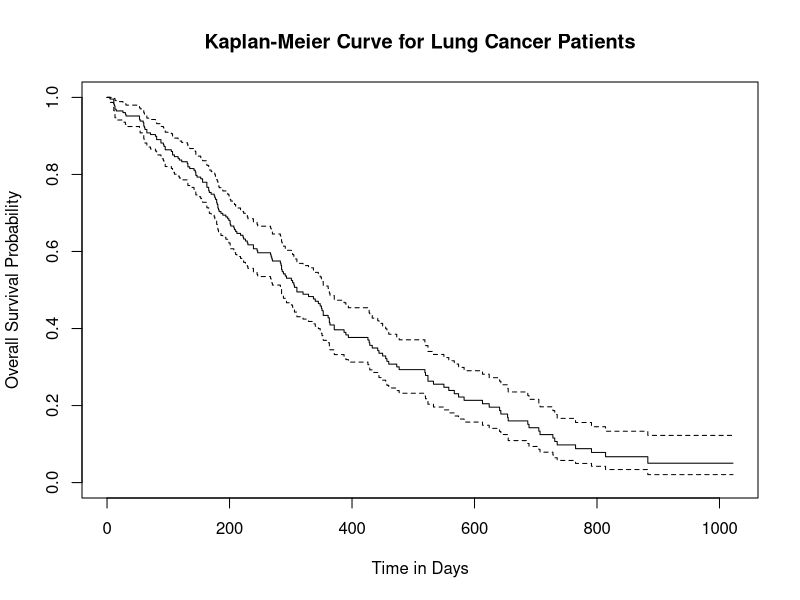
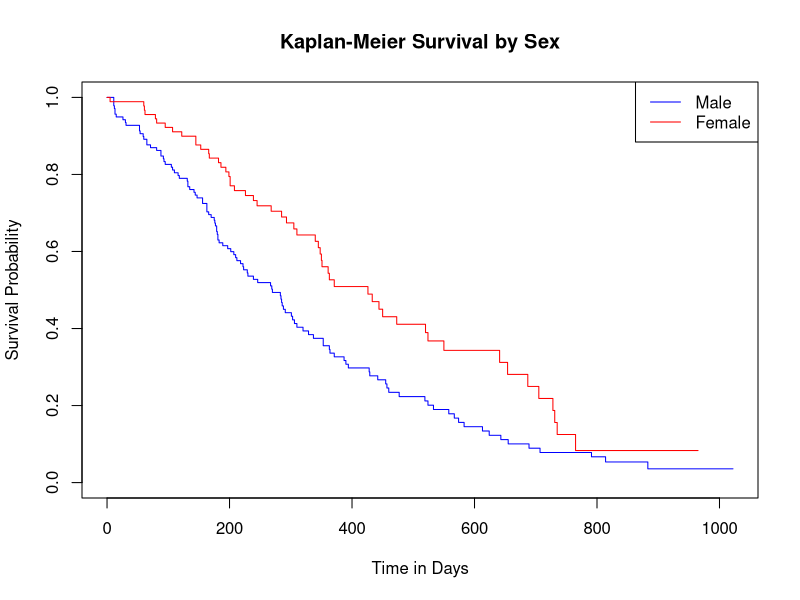

The R source for these figures, in order:
# Install once
install.packages("survival")

library(survival)
library(tidyverse)

# We'll use the 'lung' dataset, built into the survival package
# It contains data from a clinical trial on lung cancer patients
glimpse(lung)

lung_clean <- lung |>
  mutate(status_new = if_else(status == 2, 1, 0)) # 1=dead, 0=censored
surv_obj <- Surv(time = lung_clean$time, event = lung_clean$status_new)

km_fit_overall <- survfit(surv_obj ~ 1)

# Print the results
print(km_fit_overall)

plot(km_fit_overall, 
     xlab = "Time in Days", 
     ylab = "Overall Survival Probability",
     main = "Kaplan-Meier Curve for Lung Cancer Patients")

# Fit the model, stratifying by sex
km_fit_by_sex <- survfit(Surv(time, status_new) ~ sex, data = lung_clean)

plot(km_fit_by_sex,
     col = c("blue", "red"), # Assign colors to the curves
     xlab = "Time in Days",
     ylab = "Survival Probability",
     main = "Kaplan-Meier Survival by Sex")

# Add a legend to make it readable
legend("topright", 
       legend = c("Male", "Female"), 
       col = c("blue", "red"), 
       lty = 1)

# Perform the log-rank test
logrank_test <- survdiff(Surv(time, status_new) ~ sex, data = lung_clean)

print(logrank_test)